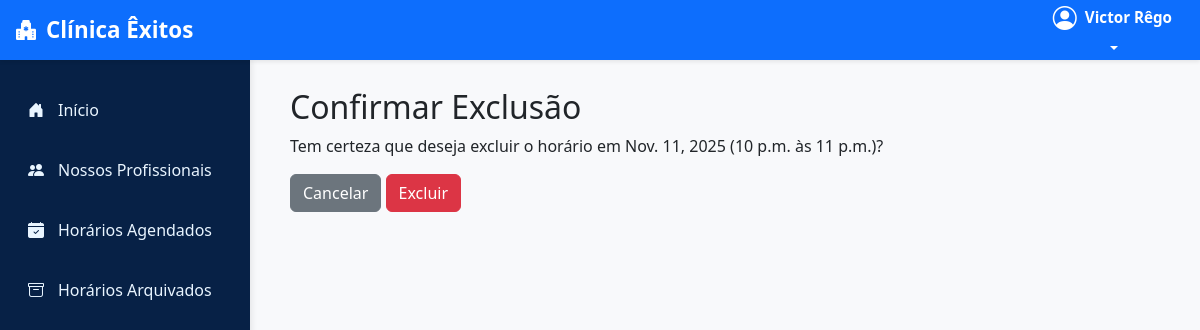
The page /usuarios/horarios/deletar/22/ (signed in) on the database its author committed.
### usuarios/models.py (models this page shows, shortened)
class UsuarioAdaptado(AbstractUser):
    cpf = models.CharField(max_length=11, unique=True, verbose_name="CPF")
    nome_cidade = models.CharField(max_length=100, blank=True, null=True)
    endereco = models.CharField(max_length=255, blank=True, null=True)
    nome_bairro = models.CharField(max_length=100, blank=True, null=True)
    data_nascimento = models.DateField(blank=True, null=True)
    foto_perfil = models.ImageField(upload_to='perfil/', null=True, blank=True, verbose_name="Foto de Perfil")
    is_professional = models.BooleanField(default=False)
    especializacao = models.CharField(max_length=255, blank=True, null=True, verbose_name="Especialização")
    crm = models.CharField(max_length=50, blank=True, null=True, verbose_name="CRM")
    telefone_contato = models.CharField(max_length=20, blank=True, null=True, verbose_name="Telefone de Contato")
    email_profissional = models.EmailField(blank=True, null=True, verbose_name="E-mail Profissional")
    biografia = models.TextField(blank=True, null=True, verbose_name="Biografia")

class HorarioDisponivel(models.Model):
    profissional = models.ForeignKey(
        UsuarioAdaptado,
        on_delete=models.CASCADE,
        limit_choices_to={'is_professional': True},
        related_name='usuarios_horarios'
    )
    data = models.DateField(verbose_name="Data do Atendimento")
    hora_inicio = models.TimeField(verbose_name="Hora de Início")
    hora_fim = models.TimeField(verbose_name="Hora de Término")
    ativo = models.BooleanField(default=True, verbose_name="Disponível")
    class Meta:
        verbose_name = "Horário Disponível"
        verbose_name_plural = "Horários Disponíveis"
        ordering = ['data', 'hora_inicio']

### usuarios/views.py (the view, shortened to what this page needs)
# urls.py: path('horarios/deletar/<int:pk>/', agenda_views.deletar_horario, name='deletar_horario'),
@login_required
def deletar_horario(request, pk):
    horario = get_object_or_404(HorarioDisponivel, pk=pk, profissional=request.user)
    return render(request, 'usuarios/horarios_confirm_delete.html', {'horario': horario})

### usuarios/templates/usuarios/horarios_confirm_delete.html (shortened to what this page needs)
{% extends 'base.html' %}
{% block content %}
<div class="container-fluid">
    <h2>Confirmar Exclusão</h2>
    <p>Tem certeza que deseja excluir o horário em {{ horario.data }} ({{ horario.hora_inicio }} às {{ horario.hora_fim }})?</p>
    <form method="post">
        <a href="{% url 'listar_horarios' %}" class="btn btn-secondary">Cancelar</a>
        <button type="submit" class="btn btn-danger">Excluir</button>
    </form>
</div>
{% endblock %}

### templates/base.html (shortened to what this page needs)
{% load static %}
<!DOCTYPE html>
<html lang="pt-br">
<head>
    <link href="https://cdn.jsdelivr.net/npm/bootstrap@5.3.0/dist/css/bootstrap.min.css" rel="stylesheet">
    <link rel="stylesheet" href="https://cdn.jsdelivr.net/npm/bootstrap-icons@1.11.0/font/bootstrap-icons.css">
</head>
<body>
    <nav class="navbar top-navbar fixed-top">
        <div class="container-fluid">
            <a class="navbar-brand" href="{% if user.is_authenticated and user.groups.all.0.name == 'profissionais' %}{% url 'listar_horarios' %}
                {% elif user.is_authenticated and user.groups.all.0.name == 'usuarios_comum' %}{% url 'listar_consultas_usuario' %}
                {% elif user.is_superuser %}/admin/
                {% else %}{% url 'login' %}{% endif %}">
                <i class="bi bi-hospital-fill" style="font-size:1.25rem;"></i> Clínica Êxitos
            </a>
            <div class="user-menu">
                <div class="dropdown">
                    <button class="btn dropdown-toggle user-btn" type="button" data-bs-toggle="dropdown">
                        <div class="d-flex align-items-center gap-2">
                            {% if user.is_authenticated %}
                                {% if user.foto_perfil %}
                                    <img src="{{ user.foto_perfil.url }}" alt="{{ user.username }}" class="user-avatar">
                                {% else %}
                                    <i class="bi bi-person-circle fs-4" style="color:white"></i>
                                {% endif %}
                            {% else %}
                                <i class="bi bi-person-circle fs-4" style="color:white"></i>
                            {% endif %}
                            <div class="user-info text-start">
                                {% if user.is_authenticated %}
                                    <div class="user-name">{{ user.get_full_name|default:user.username }}</div>
                                {% else %}
                                    <div class="user-name">Visitante</div>
                                {% endif %}
                            </div>
                        </div>
                    </button>
                </div>
            </div>
        </div>
    </nav>
    <div class="sidebar">
        <nav class="nav flex-column">
            <a class="nav-link {% if request.resolver_match.url_name == 'listar_horarios' or request.resolver_match.url_name == 'listar_consultas_usuario' %}active{% endif %}"
               href="{% if user.is_authenticated and user.groups.all.0.name == 'profissionais' %}{% url 'listar_horarios' %}
                      {% elif user.is_authenticated and user.groups.all.0.name == 'usuarios_comum' %}{% url 'listar_consultas_usuario' %}
                      {% elif user.is_superuser %}/admin/
                      {% else %}{% url 'login' %}{% endif %}">
                <i class="bi bi-house-door-fill"></i> Início
            </a>
            <a class="nav-link {% if request.resolver_match.url_name == 'listar_profissionais' %}active{% endif %}" href="{% url 'listar_profissionais' %}">
                <i class="bi bi-people-fill"></i> Nossos Profissionais
            </a>
            <a class="nav-link {% if request.resolver_match.url_name == 'horarios_agendados' %}active{% endif %}" href="{% url 'horarios_agendados' %}">
                <i class="bi bi-calendar-check-fill"></i> Horários Agendados
            </a>
            <a class="nav-link {% if request.resolver_match.url_name == 'horarios_arquivados' %}active{% endif %}" href="{% url 'horarios_arquivados' %}">
                <i class="bi bi-archive"></i> Horários Arquivados
            </a>
        </nav>
    </div>
    <main class="main-content">
        {% block content %}{% endblock %}
    </main>
</body>
</html>

### templates/base.html (style rules this page uses)
:root { --primary-blue: #0d6efd; --light-blue: #e9f5ff; --dark-blue: #072146; --sidebar-width: 250px; --muted-text: #6c757d; }
body { background-color: #f8f9fb; font-family: 'Segoe UI', Tahoma, Geneva, Verdana, sans-serif; }
.top-navbar { background-color: var(--primary-blue); height: 60px; box-shadow: 0 2px 4px rgba(0,0,0,0.08); }
.top-navbar .container-fluid { display: flex; justify-content: space-between; align-items: center; height: 100%; padding: 0 1rem; }
.top-navbar .navbar-brand { color: white; font-size: 1.4rem; font-weight: 700; display: flex; align-items: center; gap: 10px; margin: 0; height: 100%; text-decoration: none; }
.top-navbar .user-menu { color: white; display: flex; align-items: center; height: 100%; }
.top-navbar .dropdown-toggle { background-color: transparent; border: none; color: white; font-weight: 500; padding: 8px 12px; }
.top-navbar .user-name { font-weight: 600; font-size: 0.95rem; color: white; }
.sidebar { position: fixed; top: 60px; left: 0; bottom: 0; width: var(--sidebar-width); background-color: var(--dark-blue); padding-top: 20px; box-shadow: 2px 0 6px rgba(0,0,0,0.08); overflow-y: auto; }
.sidebar .nav-link { color: #e9f5ff; padding: 12px 18px; margin: 6px 10px; border-radius: 6px; transition: all 0.2s; display: flex; align-items: center; gap: 10px; }
.sidebar .nav-link i { width: 20px; }
.main-content { margin-left: var(--sidebar-width); margin-top: 60px; padding: 28px; min-height: calc(100vh - 60px); }

### rows shown on the page
UsuarioAdaptado: get_full_name "Victor Rêgo"
HorarioDisponivel: data "Nov. 11, 2025", hora_inicio "10 p.m.", hora_fim "11 p.m."
